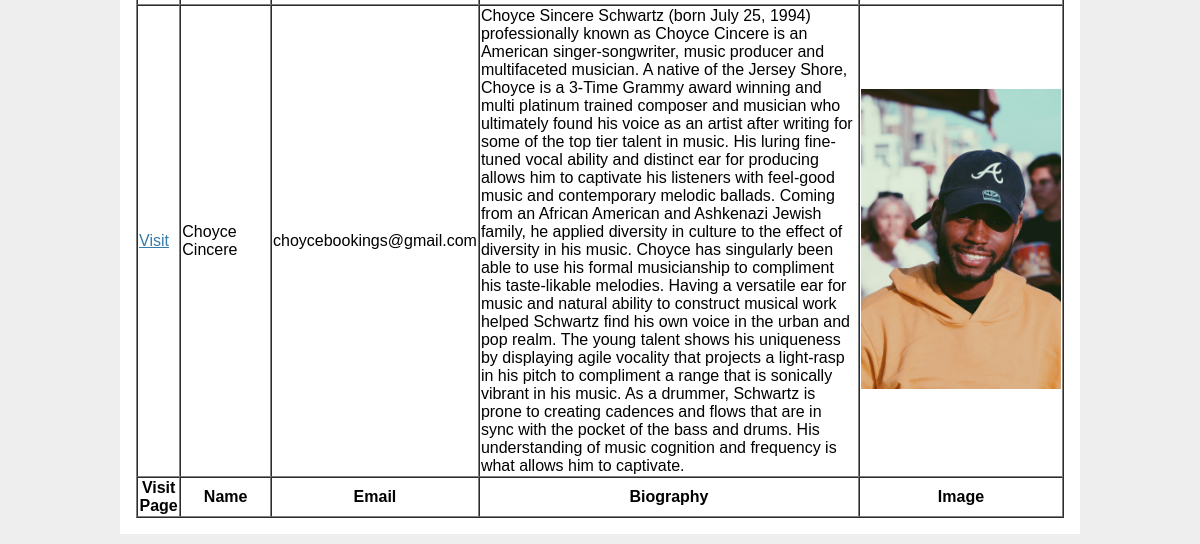
/table/Profile (signed in, lower part), run on an earlier commit of the app's database.
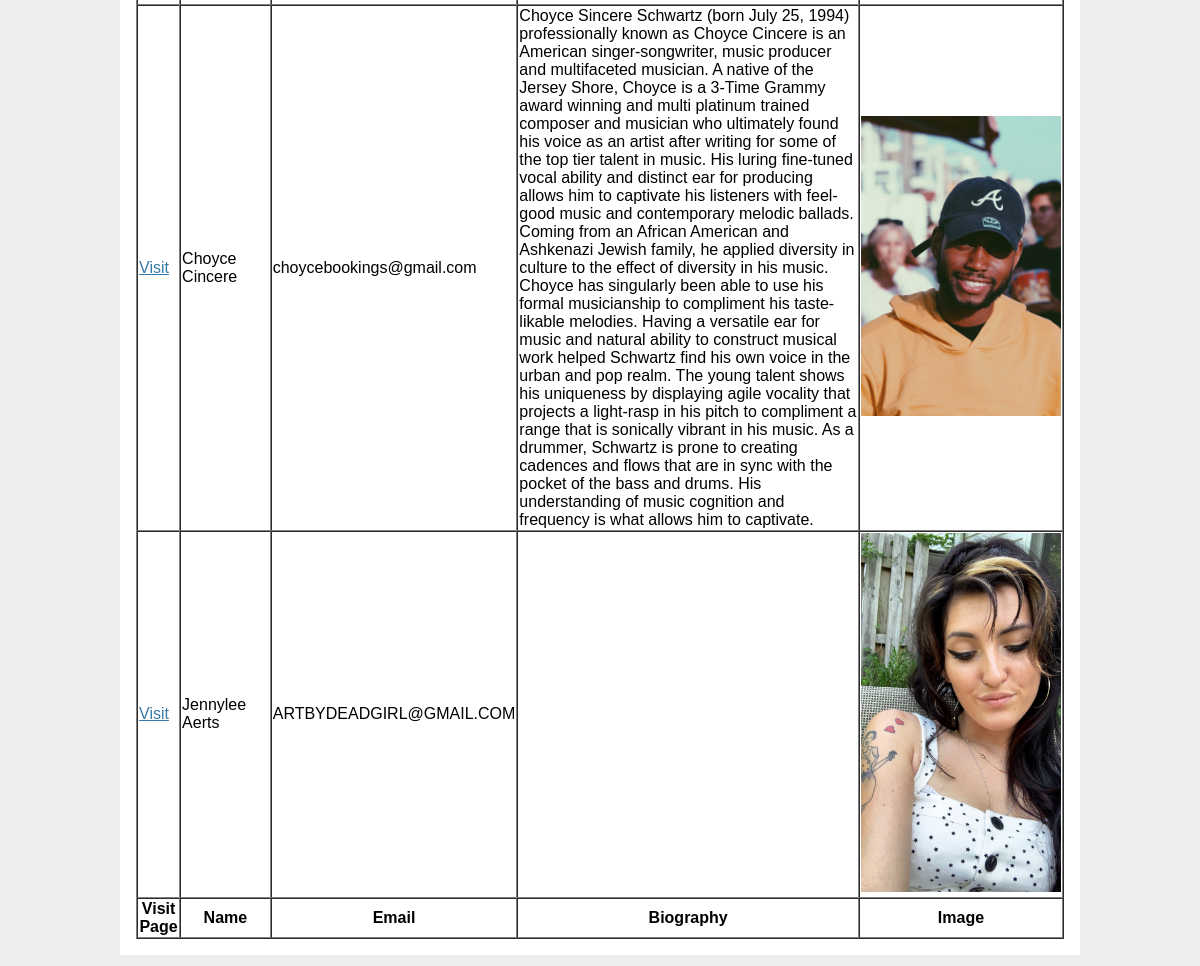
And on a later commit of the database.
### tables this page shows
CREATE TABLE Profile (
  id INTEGER PRIMARY KEY AUTOINCREMENT,
  author_id INTEGER NOT NULL,
  created TIMESTAMP NOT NULL DEFAULT CURRENT_TIMESTAMP,
  Name TEXT NOT NULL,
  Email TEXT NOT NULL,
  Phone TEXT NOT NULL,
  Location TEXT NOT NULL,
  Instagram TEXT NOT NULL,
  Twitter TEXT NOT NULL,
  Facebook TEXT NOT NULL,
  Youtube TEXT NOT NULL,
  Soundcloud TEXT NOT NULL,
  Spotify TEXT NOT NULL,
  AppleMusic TEXT NOT NULL,
  Biography TEXT NOT NULL,
  Image TEXT NOT NULL,
  Image2 TEXT NOT NULL,
  menu_color TEXT NOT NULL,
  background_color TEXT NOT NULL,
  main_text_color TEXT NOT NULL,
  secondary_text_color TEXT NOT NULL,
  FOREIGN KEY (author_id) REFERENCES user (id)
);

### flaskr/blog.py (the view)
@bp.route("/table/<path:page>", methods=("GET", "POST"))
def table(page):
    if(page == "order"):
        list = ["Name", "Address", "Product", "Quantity", "Price"]
        string = "SELECT * FROM " + page
    else:
        list = get_table(page)
        string = "SELECT * FROM " + page
    db = get_db()
    rows = db.execute(string).fetchall()
    return render_template("blog/table.html", list=list, rows=rows, page=page)

### flaskr/auth.py (called while the page is built)
@bp.before_app_request
def load_logged_in_user():
    user_id = session.get("user_id")
    if user_id is None:
        g.user = None
    else:
        g.user = (
            get_db().execute("SELECT * FROM user WHERE id = ?", (user_id,)).fetchone()
        )

### flaskr/blog.py (called while the page is built)
def get_table(page):
    if(page == "Product"):
        list = ["Delete Product", "Add Variant", "Name", "Price", "Description", "Image"]
    elif(page == "Profile"):
        list = ["Visit Page", "Name", "Email", "Biography", "Image"]
    elif(page == "Message"):
        list = ["author_id", "body", "file", "created"]
    elif(page == "Cart"):
        list = ["Name", "Quantity", "Price", "Image", "Delete Product",]
    return list

### flaskr/db.py (called while the page is built)
def get_db():
    if "db" not in g:
        g.db = sqlite3.connect(
            current_app.config["DATABASE"], detect_types=sqlite3.PARSE_DECLTYPES
        )
        g.db.row_factory = sqlite3.Row
    return g.db

### flaskr/templates/blog/table.html (shortened to what this page needs)
{% extends 'base.html' %}
{% block content %}
<table border = 1 width="100%" cellspacing="0">
  <tfoot>
    <tr>
      {% for x in list %}
      <th>{{x}}</th>
      {% endfor %}
    </tr>
  </tfoot>
  <tbody>
    {% for row in rows %}
        <tr>
          {% for x in list %}
          {% if x == "Image" %}
              <td><img width=200px src="../{{row["Image"]}}" ></td>
          {% elif x == "Add Variant" %}
            <td><a class="action" href="{{url_for('blog.addVariant', id=row['id'])}}">Add Variant</td>
          {% elif x == "Delete Product" %}
            <td>
              <form action="{{ url_for('blog.delete', id=row['id'], page=page) }}" method="post">
                <input class="danger" type="submit" value="Delete" onclick="return confirm('Are you sure?');">
              </form>
          {% elif x == "Visit Page" %}
              <td><a class="action" href="{{url_for('blog.profile', id=row['id'], name=row['name'])}}">Visit</td>
          {% else %}
              <td>{{row[x]}}</td>
          {% endif %}
          {% endfor %}
        </tr>
    {% endfor %}
  </tbody>
</table>
{% endblock %}

What changed in the data, as far as the page shows it:
added Profile: Name "Jennylee Aerts" "ARTBYDEADGIRL@GMAIL.COM", Image (picture)
